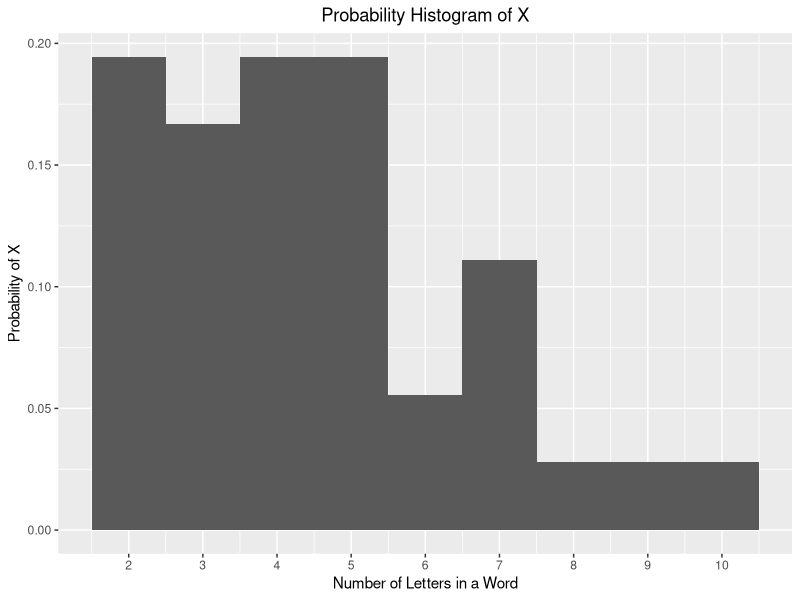

Generate this figure with R:
## ---- chunk 1
library(tidyverse)
knitr::opts_chunk$set(echo = TRUE)
## ---- chunk 2
x = c(2, 3, 4, 5, 6, 7, 8, 9, 10)
f_x = c(7, 6, 7, 7, 2, 4, 1, 1, 1)
prob_x = f_x/36

letters_x <- data.frame(
  x = x,
  probs = prob_x)

ggplot(data=letters_x, mapping = aes(x=x,y=probs))+
  geom_col(width=1) + 
  labs(title = "Probability Histogram of X",
       y = "Probability of X",
       x = "Number of Letters in a Word") +
  theme(plot.title=element_text(hjust=0.5)) + 
  scale_x_continuous(breaks = c(2, 3, 4, 5, 6, 7, 8, 9, 10))
## ---- chunk 3
E = choose(4, 2) 
E
## ---- chunk 4
left_4 = 1 * (1/3)^4
left_3_right_1 = 4 * (1/3)^3 * (2/3)^1 
left_2_right_2 = 6 * (1/3)^2 * (2/3)^2 
left_1_right_3 = 4 * (1/3)^1 * (2/3)^3 
right_4 = 1 * (2/3)^4 
left_4 + left_3_right_1+ left_2_right_2 + left_1_right_3 + right_4
